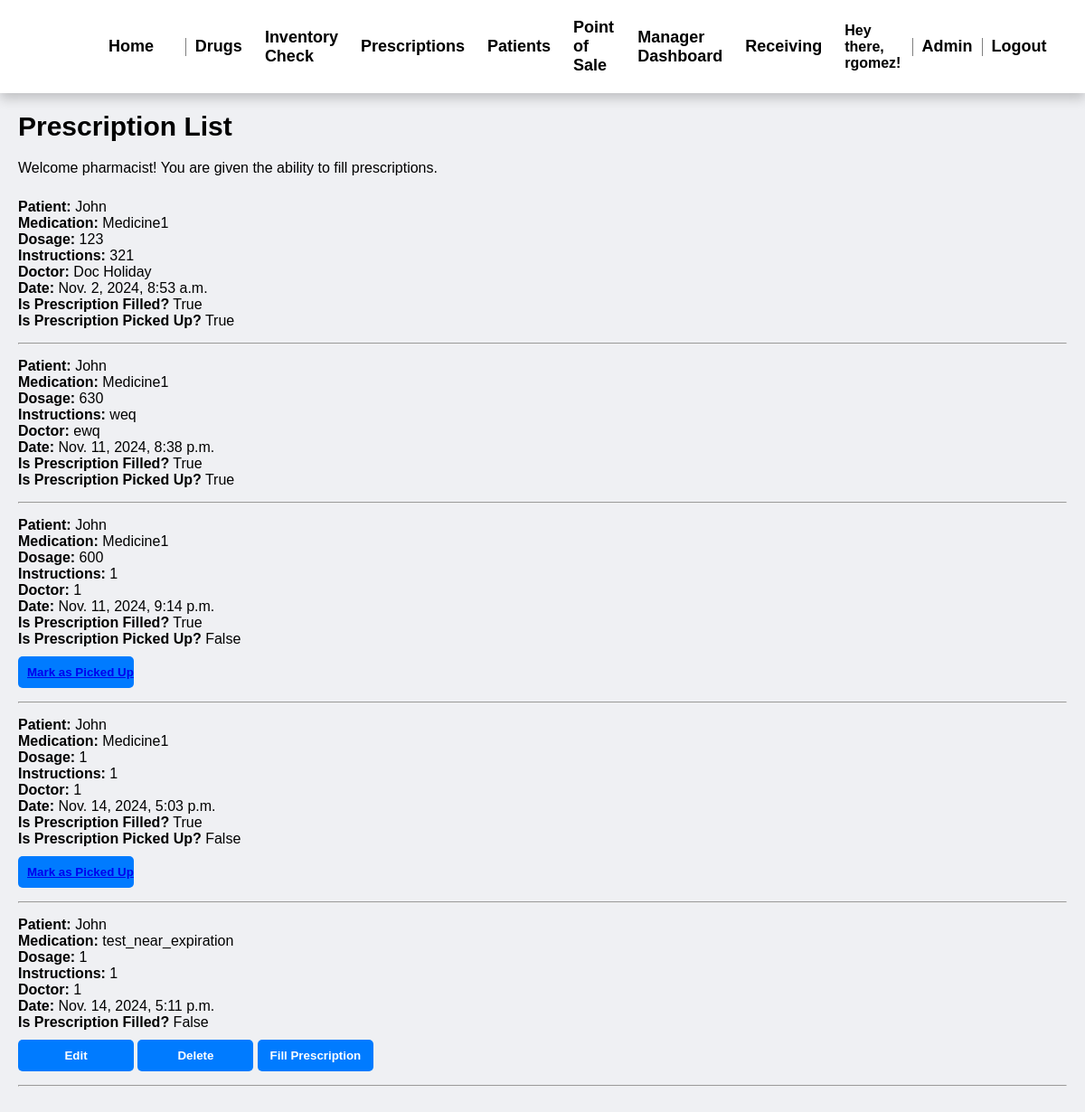
/prescriptions/prescriptions/ (signed in), run on an earlier commit of the app's database.
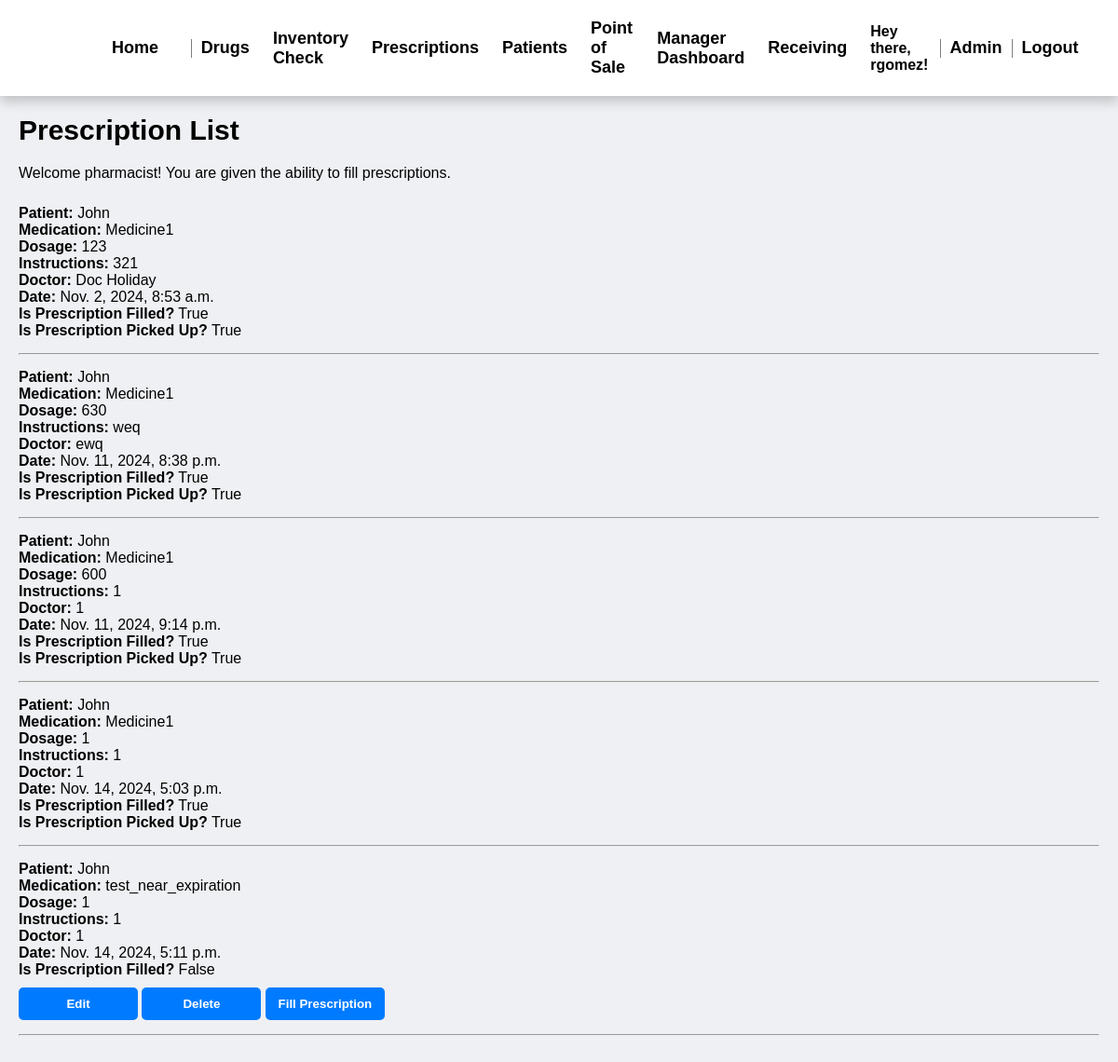
And on a later commit of the database.
### prescriptions/models.py (models this page shows, shortened)
class Prescription(models.Model):
    patient = models.ForeignKey(Patient, on_delete=models.CASCADE, null=True, related_name="prescriptions")
    medication = models.ForeignKey(Drug, on_delete=models.CASCADE, null=True)
    dosage = models.CharField(max_length=100)
    instructions = models.TextField(max_length=1000)
    doctor_name = models.CharField(max_length=100)
    in_person = models.BooleanField(default=False)
    date_prescribed = models.DateTimeField(auto_now_add=True)
    price = models.DecimalField(max_digits=10, decimal_places=2, default=0)
    is_filled = models.BooleanField(default=False)  # New field to track if prescription is filled
    picked_up = models.BooleanField(default=False)  # New field to track if prescription has been picked up by patient
    created_by = CurrentUserField()

### patient/models.py (models this page shows, shortened)
class Patient(models.Model):
    first_name = models.CharField(max_length=255)
    last_name = models.CharField(max_length=255)
    dob = models.DateField()
    address = models.CharField(max_length=255)
    phone = models.CharField(max_length=255)
    email = models.EmailField()
    insurance = models.CharField(max_length=255)

### drugs/models.py (models this page shows, shortened)
class Drug(models.Model):
    DOSAGE_FORM = [
        ("Tablet", "Tablet"),
        ("Capsule", "Capsule"),
        ("Liquid", "Liquid"),
        ("Ointment", "Ointment")
    ]
    DRUG_CLASS= [
        ('Analgesics', 'Analgesics'),
        ('Antibiotics', 'Antibiotics'),
        ('Antivirals', 'Antivirals'),
        ('Antidepressants', 'Antidepressants'),
        ('Antihypertensives', 'Antihypertensives'),
        ('Antihistamines', 'Antihistamines'),
        ('Anticoagulants', 'Anticoagulants'),
        ('Diuretics', 'Diuretics'),
        ('Hormonal agents', 'Hormonal agents'),
        ('Statins', 'Statins'),
        ('Beta-blockers', 'Beta-blockers'),
        ('Corticosteroids', 'Corticosteroids'),
        ('Mood stabilizers', 'Mood stabilizers'),
        ('Antipsychotics', 'Antipsychotics'),
        ('Immunosuppressants', 'Immunosuppressants'),
    ]
    RX_CHOICE = [
        ('Yes', 'Yes'),
        ('No', 'No'),
    ]
    drug_name    = models.CharField(max_length=255) # Common name.
    generic_name = models.CharField(max_length=255, blank=True, null=True) # Generic name.
    brand_name   = models.CharField(max_length=255, blank=True, null=True) # Brand names associated.
    dosage_form  = models.CharField(max_length=20, choices=DOSAGE_FORM) # Dosage form: tablet, capsule, liquid, ointment.
    strength     = models.PositiveIntegerField() # Amount of active ingredients per unit in mg.
    manufacturer = models.CharField(max_length=255) # Manufacturer name.
    drug_class   = models.CharField(max_length=20, choices=DRUG_CLASS) # Classification: antibiotic, analgesic...
    indications  = models.TextField(blank=True, null=True) # Medical condition for which the drug is prescribed.
    side_effects = models.TextField(blank=True, null=True) # Common side effects.
    contraind    = models.TextField(blank=True, null=True) # Conditions that serve as reasons to not use the drug.
    dosage_inst  = models.TextField(blank=True, null=True) # Recommended dosage.
    stock_qty    = models.PositiveIntegerField(default=0) # Number of units available.
    exp_date     = models.DateField() # Expiration date.
    rx_required  = models.CharField(max_length=20, choices=RX_CHOICE) # Is a prescription is necessary.
    price        = models.DecimalField(max_digits=10, decimal_places=2) # Cost of the drug per unit.
    storage_cond = models.TextField(blank=True, null=True) # Recommended storage information: temperature, light exposure...
    bar_code     = models.CharField(max_length=100, unique=True) # Unique identifier.
    created_at   = models.DateTimeField(auto_now_add=True) # Date of entry created.
    updated_at   = models.DateTimeField(auto_now=True) # Date of entry updated.

### prescriptions/views.py (the view)
# urls.py: path('prescriptions/', views.prescription_list, name='prescription_list'),
@login_required
@allowed_groups('Pharmacist', 'Pharmacy Manager', 'Pharmacy Technician')
def prescription_list(request):
    prescriptions = Prescription.objects.all()  # Retrieves all of the prescriptions
    return render(request, 'prescription_list.html', {'prescriptions': prescriptions})

### drugs/templatetags/custom_filters.py (called while the page is built)
@register.filter
def is_in_group(user, group_names):
    group_list = group_names.split(',')
    return user.groups.filter(name__in=group_list).exists()

### prescriptions/views.py (called while the page is built)
def allowed_groups(*groups):
    def in_groups(user):
            return user.groups.filter(name__in=groups).exists()
    return user_passes_test(in_groups)

### prescriptions/templates/prescription_list.html (shortened to what this page needs)
{% extends "base.html" %}
{% load custom_filters %}
{% block css %}
    {% load static %}
    <link rel="stylesheet" type="text/css" href="{% static 'prescription_list.css' %}" />
{% endblock css %}
{% block content %}
    <html>
    <head>
    </head>
    <body>
        <h2>Prescription List</h2>
        {% if user|is_in_group:"Pharmacist" %}
            <p>Welcome pharmacist! You are given the ability to fill prescriptions.</p>
        {% else %}
            <p>You do not have permission to fill prescriptions. Prescription Filling is only available to the Pharmacists.</p>
        {% endif %}
        <ul>
            {% for prescription in prescriptions %}
                <li>
                    <strong>Patient:</strong> {{ prescription.patient.first_name }}<br>
                    <strong>Medication:</strong> {{ prescription.medication.drug_name }}<br>
                    <strong>Dosage:</strong> {{ prescription.dosage }}<br>
                    <strong>Instructions:</strong> {{ prescription.instructions }}<br>
                    <strong>Doctor:</strong> {{ prescription.doctor_name }}<br>
                    <strong>Date:</strong> {{ prescription.date_prescribed }}<br>
                    {% if prescription.is_filled  %}
                    <strong>Is Prescription Filled?</strong> {{ prescription.is_filled }}<br>
                    {% else %}
                    <strong>Is Prescription Filled?</strong> {{ prescription.is_filled }}<br>
                        <button><a class="button_links" href="{% url 'edit_prescription' prescription.id %}">Edit</a></button>
                        <button><a class="button_links" href="{% url 'delete_prescription' prescription.id %}">Delete</a></button>
                        {% if user|is_in_group:"Pharmacist" %}
                            <button><a class="button_links" href="{% url 'fill_prescription' prescription.id %}">Fill Prescription</a></button><br>
                        {% endif %}
                    {% endif %}
                    {% if prescription.is_filled %}
                    <strong>Is Prescription Picked Up?</strong> {{ prescription.picked_up }}<br>
                        {% if not prescription.picked_up %}
                    <button><a href="{% url 'pickup_prescription' prescription.id %}">Mark as Picked Up</a></button>
                        {% endif %}
                    {% endif %}
                </li>
                <hr>
            {% endfor %}
        </ul>
    </body>
    </html>
{% endblock %}

What changed in the data, as far as the page shows it:
changed Prescription "Nov. 11, 2024, 9:14 p.m.": picked_up "False" → "True"; no longer shows "Mark as Picked Up"
changed Prescription "Nov. 14, 2024, 5:03 p.m.": picked_up "False" → "True"; no longer shows "Mark as Picked Up"
